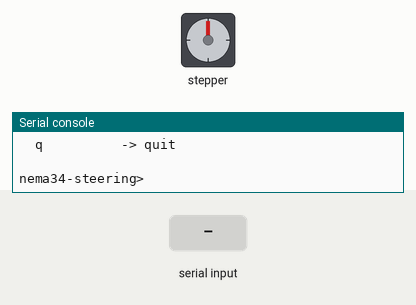
A program run on a simulated ESP32 board running MicroPython. Shown: stepper motor, the last lines printed to the serial console. Inputs (shaded band) come from the test bench. The stepper is drawn at 200 steps a turn.

Above: at 1.2 s.
1.3 s: "left" typed at the serial console, then Enter
At 1.55 s:
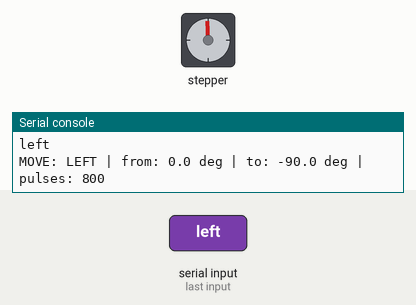
3.9 s: "center" typed at the serial console, then Enter
At 4.15 s:
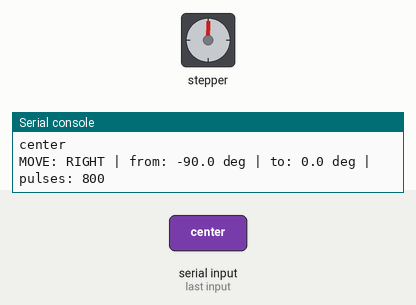
6.5 s: "sweep" typed at the serial console, then Enter
At 8.5 s:
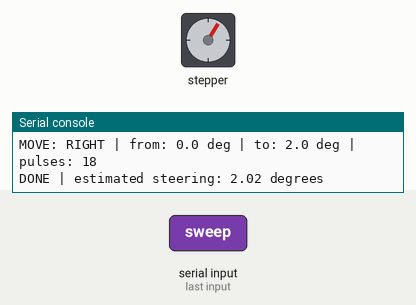
Timing chart, 0 to 27.3 s (numbered marks = the images above; inputs shaded):
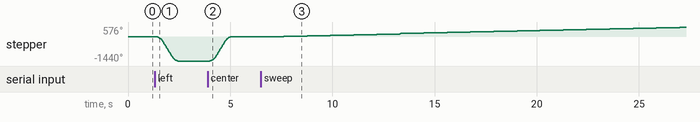

The program:

R86MINI_nema34_motor_test.py
```python
"""ESP32-S3 + R86mini + NEMA34 open-loop steering test.

The steering shaft is direct drive (1:1). At the configured 3200 pulses per
motor revolution, 90 steering degrees equals 800 pulses.

IMPORTANT: This test has no encoder or limit switches. Mechanically center the
steering before boot/reset; the program then treats that position as 0 degrees.

Motor/driver wiring verified experimentally:
  R86mini A+ = RED + BLUE
  R86mini A- = YELLOW + BLACK
  R86mini B+ = ORANGE + GREEN
  R86mini B- = BROWN + WHITE

Control interface:
  GPIO4 -> tested 5 V NPN interface -> PUL-
  GPIO5 -> tested 5 V NPN interface -> DIR-
  5 V -> PUL+ and DIR+
  ENA+ and ENA- disconnected
  ESP32 GND and interface/driver signal GND must be common

R86mini pulse setting:
  3200 pulses/revolution: SW5 OFF, SW6 OFF, SW7 ON, SW8 ON
"""

from machine import Pin
import time


FIRMWARE_NAME = "r86mini-nema34-steering-test"
FIRMWARE_VERSION = "2.1.0"

STEP_GPIO = 4
DIR_GPIO = 5

STEP = Pin(STEP_GPIO, Pin.OUT, value=0)
DIR = Pin(DIR_GPIO, Pin.OUT, value=0)

ACTIVE = 1
INACTIVE = 0

# Verified convention from the earlier steering firmware.
RIGHT_DIRECTION = 1
LEFT_DIRECTION = 0

PULSES_PER_REVOLUTION = 3200
STEERING_RATIO = 1.0
PULSES_PER_DEGREE = (
    PULSES_PER_REVOLUTION * STEERING_RATIO / 360.0
)

MIN_ANGLE_DEG = -90.0
MAX_ANGLE_DEG = 90.0

MIN_PPS = 100
MAX_PPS = 2500
START_PPS = 200
MAX_RAMP_STEPS = 160
STEP_HIGH_US = 50
DIR_SETTLE_MS = 100

SWEEP_STEP_DEG = 2
SWEEP_DELAY_MS = 1000

pulse_rate_pps = 1200
current_position_pulses = 0


def clamp(value, minimum, maximum):
    return max(minimum, min(maximum, value))


def degrees_to_pulses(degrees):
    return round(float(degrees) * PULSES_PER_DEGREE)


def pulses_to_degrees(pulses):
    return float(pulses) / PULSES_PER_DEGREE


def pulse_steps(count):
    """Move a known number of pulses with symmetric acceleration."""
    ramp_steps = min(MAX_RAMP_STEPS, count // 2)
    start_rate = min(START_PPS, pulse_rate_pps)

    for index in range(count):
        if ramp_steps:
            distance_from_end = count - index - 1
            ramp_position = min(index, distance_from_end, ramp_steps)
            rate = start_rate + (
                (pulse_rate_pps - start_rate)
                * ramp_position
                // ramp_steps
            )
        else:
            rate = start_rate

        period_us = 1_000_000 // max(1, rate)
        low_us = max(1, period_us - STEP_HIGH_US)

        STEP.value(ACTIVE)
        time.sleep_us(STEP_HIGH_US)
        STEP.value(INACTIVE)
        time.sleep_us(low_us)


def move_to_angle(requested_degrees):
    """Move from the estimated position to an absolute steering angle."""
    global current_position_pulses

    requested_degrees = float(requested_degrees)
    target_degrees = clamp(
        requested_degrees,
        MIN_ANGLE_DEG,
        MAX_ANGLE_DEG,
    )
    target_pulses = degrees_to_pulses(target_degrees)
    delta_pulses = target_pulses - current_position_pulses

    if target_degrees != requested_degrees:
        print(
            "ANGLE CLAMPED:",
            requested_degrees,
            "->",
            target_degrees,
            "degrees",
        )

    if delta_pulses == 0:
        print("ALREADY AT", round(target_degrees, 2), "degrees")
        return

    direction_name = "RIGHT" if delta_pulses > 0 else "LEFT"
    DIR.value(RIGHT_DIRECTION if delta_pulses > 0 else LEFT_DIRECTION)
    time.sleep_ms(DIR_SETTLE_MS)

    print(
        "MOVE:", direction_name,
        "| from:", round(pulses_to_degrees(current_position_pulses), 2),
        "deg | to:", round(target_degrees, 2),
        "deg | pulses:", abs(delta_pulses),
    )

    pulse_steps(abs(delta_pulses))
    current_position_pulses = target_pulses

    print(
        "DONE | estimated steering:",
        round(pulses_to_degrees(current_position_pulses), 2),
        "degrees",
    )


def set_speed(requested_pps):
    global pulse_rate_pps

    requested_pps = int(requested_pps)
    pulse_rate_pps = int(clamp(requested_pps, MIN_PPS, MAX_PPS))

    if pulse_rate_pps != requested_pps:
        print("SPEED CLAMPED:", requested_pps, "->", pulse_rate_pps)

    print("STEERING SPEED:", pulse_rate_pps, "pulses/second")


def calibrate_center_here():
    """Assign the current physical steering position as software center."""
    global current_position_pulses
    current_position_pulses = 0
    print()
    print("CENTER CALIBRATED")
    print("Current physical steering position is now software 0 degrees.")
    print("No motor movement was commanded.")
    print()


def sweep_targets(direction):
    """Generate 2-degree targets and include the exact configured limit."""
    angle = SWEEP_STEP_DEG

    while angle < MAX_ANGLE_DEG:
        yield direction * angle
        angle += SWEEP_STEP_DEG

    yield direction * MAX_ANGLE_DEG


def continuous_steering_test():
    """Continuously sweep center -> right limit -> center -> left limit."""
    print()
    print("CONTINUOUS STEERING TEST STARTED")
    print("Each target changes by 2 degrees with a 1 second pause.")
    print("Sequence: 0 -> +90 -> 0 -> -90 -> 0 -> repeat")
    print("Press Ctrl+C to stop the sweep and return to the command prompt.")
    print()

    try:
        move_to_angle(0)
        time.sleep_ms(SWEEP_DELAY_MS)

        while True:
            for target in sweep_targets(1):
                move_to_angle(target)
                time.sleep_ms(SWEEP_DELAY_MS)

            move_to_angle(0)
            time.sleep_ms(SWEEP_DELAY_MS)

            for target in sweep_targets(-1):
                move_to_angle(target)
                time.sleep_ms(SWEEP_DELAY_MS)

            move_to_angle(0)
            time.sleep_ms(SWEEP_DELAY_MS)

    except KeyboardInterrupt:
        STEP.value(INACTIVE)
        print("\nCONTINUOUS SWEEP STOPPED")
        print(
            "Estimated position:",
            round(pulses_to_degrees(current_position_pulses), 2),
            "degrees",
        )
        print("Use 'center' to return to 0 degrees.")


def status():
    print()
    print("========================================")
    print("R86mini + NEMA34 STEERING TEST")
    print("========================================")
    print("Firmware          :", FIRMWARE_NAME, FIRMWARE_VERSION)
    print("STEP / DIR GPIO   :", STEP_GPIO, "/", DIR_GPIO)
    print("Pulses/rev        :", PULSES_PER_REVOLUTION)
    print("Steering ratio    : 1:1")
    print("Pulses/degree     :", round(PULSES_PER_DEGREE, 4))
    print("90 degree pulses  :", degrees_to_pulses(90))
    print("Software limits   : -90 to +90 degrees")
    print(
        "Estimated position:",
        round(pulses_to_degrees(current_position_pulses), 2),
        "degrees",
    )
    print("Maximum pulse rate:", pulse_rate_pps, "pps")
    print("Position feedback : NONE (open-loop)")
    print("ENA               : disconnected")
    print("========================================")
    print()


def help_text():
    print()
    print("Commands:")
    print("  left       -> move to -90 degrees")
    print("  left 30    -> move to -30 degrees")
    print("  center     -> move to 0 degrees")
    print("  right      -> move to +90 degrees")
    print("  right 30   -> move to +30 degrees")
    print("  angle 20   -> move to any angle from -90 to +90")
    print("  sweep      -> continuously test 0, +2...+90, 0, -2...-90")
    print("  speed 1200 -> set 100 to 2500 pulses/second")
    print("  calibrate  -> assign current physical position as center / 0 degrees")
    print("  zero       -> alias for calibrate")
    print("  status     -> show configuration and estimated position")
    print("  help       -> show commands")
    print("  q          -> quit")
    print()


STEP.value(INACTIVE)

print()
print("========================================")
print(" R86mini + NEMA34 1:1 STEERING TEST")
print("========================================")
print("CENTER THE STEERING PHYSICALLY BEFORE USING LEFT/RIGHT.")
print("-90 deg =", degrees_to_pulses(-90), "pulses")
print("  0 deg = 0 pulses")
print("+90 deg =", degrees_to_pulses(90), "pulses")
help_text()

try:
    while True:
        parts = input("nema34-steering> ").strip().lower().split()

        if not parts:
            continue

        command = parts[0]

        if command == "left":
            try:
                degrees = (
                    abs(float(parts[1]))
                    if len(parts) > 1
                    else abs(MIN_ANGLE_DEG)
                )
                move_to_angle(-degrees)
            except ValueError:
                print("Example: left or left 30")

        elif command in ("center", "centre"):
            move_to_angle(0)

        elif command == "right":
            try:
                degrees = (
                    abs(float(parts[1]))
                    if len(parts) > 1
                    else MAX_ANGLE_DEG
                )
                move_to_angle(degrees)
            except ValueError:
                print("Example: right or right 30")

        elif command == "angle":
            try:
                move_to_angle(float(parts[1]))
            except (ValueError, IndexError):
                print("Example: angle 20 or angle -30")

        elif command == "sweep":
            continuous_steering_test()

        elif command == "speed":
            try:
                set_speed(parts[1])
            except (ValueError, IndexError):
                print("Example: speed 1200")

        elif command in ("calibrate", "zero"):
            calibrate_center_here()

        elif command == "status":
            status()

        elif command == "help":
            help_text()

        elif command == "q":
            break

        else:
            print(
                "Commands: left [deg] | center | right [deg] | angle deg | "
                "sweep | speed pps | calibrate | status | help | q"
            )

except KeyboardInterrupt:
    print("\nSTOPPED BY USER")
    print("WARNING: software position may now be inaccurate; re-center and reset.")

finally:
    STEP.value(INACTIVE)
    print("SAFE EXIT: STEP LOW")
```

Measured:
- after the input at 1.3 s, stepper: turns 1440° counter-clockwise in 1.0 s, starting after 0.10 s
- after the input at 3.9 s, stepper: turns 1440° clockwise in 1.0 s, starting after 0.10 s
- after the input at 6.5 s, stepper: turns 32° clockwise in 0.04 s, repeating every 1.1 s
